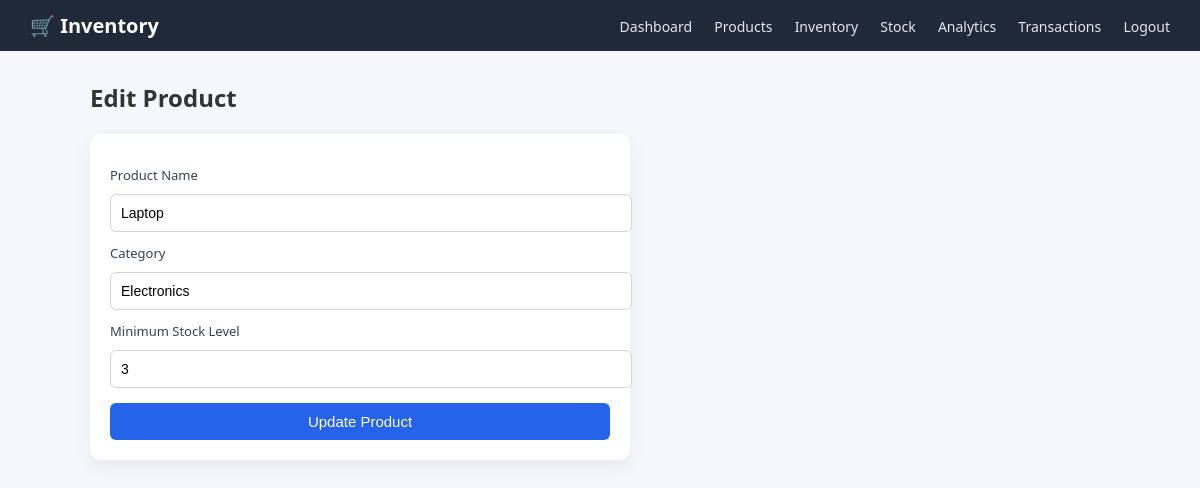
Page /edit_product/1 (signed in) on the committed database.
### models.py (models this page shows)
class Product(db.Model):
    id = db.Column(db.Integer, primary_key=True)
    name = db.Column(db.String(100))
    category = db.Column(db.String(100))
    min_stock = db.Column(db.Integer)

### app.py (the view, shortened to what this page needs)
@app.route("/edit_product/<int:id>", methods=["GET", "POST"])
@login_required
@role_required("admin")
def edit_product(id):
    product = Product.query.get_or_404(id)
    return render_template("edit_product.html", product=product)

### app.py (called while the page is built)
@login_manager.user_loader
def load_user(user_id):
    return db.session.get(User, int(user_id))

def role_required(*roles):
    def wrapper(func):
        @wraps(func)
        def decorated_view(*args, **kwargs):
            if current_user.role not in roles:
                return "Access Denied"
            return func(*args, **kwargs)
        return decorated_view
    return wrapper

### templates/edit_product.html
{% extends "layout.html" %}
{% block content %}
<h2>Edit Product</h2>
<div class="card form-card">
    <form method="POST">
        <label>Product Name</label>
        <input name="name" value="{{ product.name }}" required>
        <label>Category</label>
        <input name="category" value="{{ product.category }}">
        <label>Minimum Stock Level</label>
        <input name="min_stock" type="number" value="{{ product.min_stock }}">
        <button type="submit">Update Product</button>
    </form>
</div>
{% endblock %}

### static/style.css (style rules this page uses)
body { margin: 0; font-family: "Segoe UI", Arial, sans-serif; background: #f5f7fb; color: #333; }
.card { background: #fff; padding: 20px; border-radius: 10px; box-shadow: 0 6px 20px rgba(0,0,0,0.06); margin-bottom: 20px; }
input, select { width: 100%; padding: 10px; margin-top: 10px; border-radius: 6px; border: 1px solid #d1d5db; font-size: 14px; }
button { width: 100%; margin-top: 15px; padding: 10px; background: #2563eb; color: white; border: none; border-radius: 6px; font-size: 15px; cursor: pointer; }
.form-card { max-width: 500px; }
label { font-size: 13px; margin-top: 12px; display: block; color: #374151; }
h2 { margin-bottom: 20px; }

### rows in the picture
Product: name "Laptop", category "Electronics", min_stock "3"
